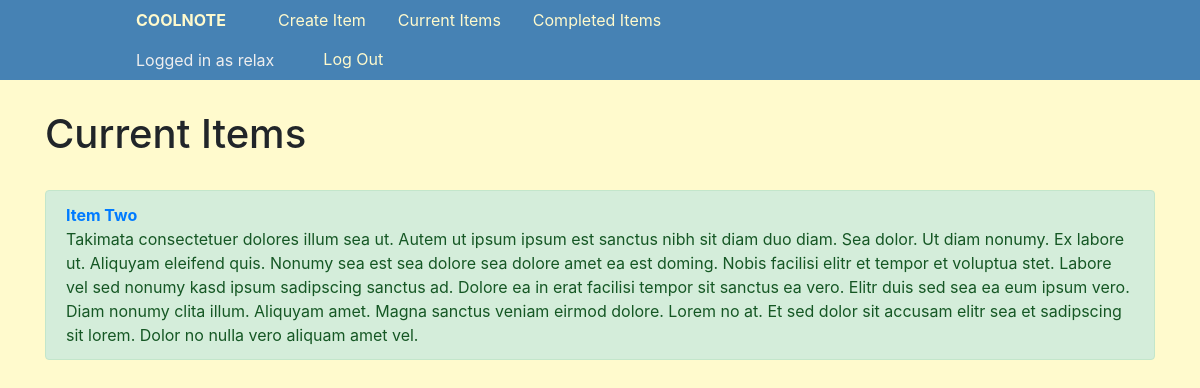
/current/ (signed in), run on the app's committed database.
### note/models.py (models this page shows, shortened)
class Note(models.Model):
    title = models.CharField(max_length=120)
    memo = models.TextField(blank=True)
    created = models.DateTimeField(auto_now_add=True)
    datecompleted = models.DateTimeField(null=True, blank=True)
    important = models.BooleanField(default=False)
    user = models.ForeignKey(User, on_delete=models.CASCADE)

### note/views.py (the view)
# urls.py: path('current/', views.current_note, name='current_note'),
@login_required
def current_note(request):
    notes = Note.objects.filter(user=request.user, datecompleted__isnull=True).\
        order_by('-created')
    return render(request, 'currentnote.html', {'notes': notes})

### note/templates/currentnote.html
{% extends 'base.html' %}
{% block content %}
<h1>Current Items</h1>
<br>
{% if notes %}
{% for note in notes %}
<ul>
    <li>
        {% if note.important %}<div class="alert alert-success" role="alert">
        {% else %}<div class="alert alert-light" role="alert">{% endif %}
            <strong><a href="{% url 'view_note' note.id %}">{{ note.title }}</a></strong>
            {% if note.memo %}<br>
            {{ note.memo }}<br>{% endif %}
        </div>
    </li>
</ul>
{% endfor %}
{% else %}
    <h3>You don't have any note item,<br> click below to start a new one.</h3>
    <br>
    <a role="button" class="btn btn-primary" href="{% url 'create_note' %}">Create New</a>
{% endif %}
{% endblock %}

### note/templates/base.html (shortened to what this page needs)
<!DOCTYPE html>
<html lang="en">
<head>
    <link rel="stylesheet" href="https://stackpath.bootstrapcdn.com/bootstrap/4.5.0/css/bootstrap.min.css"
>
</head>
    <body>
        <div class="navbarspace">
            {% if user.is_authenticated %}
            <ul class="nav navspace" style="background-color: steelblue;">
                <li class="nav-item">
                    <a class="nav-link navtext tabspace" href="{% url 'home' %}">
                        <strong>COOLNOTE</strong>
                    </a>
                </li>
                <li class="nav-item">
                    <a class="nav-link navtext" href="{% url 'create_note' %}">Create Item</a>
                </li>
                <li class="nav-item">
                    <a class="nav-link navtext" href="{% url 'current_note' %}">Current Items</a>
                </li>
                <li class="nav-item">
                    <a class="nav-link navtext" href="{% url 'completed_note' %}">Completed Items</a>
                </li>
                <li class="nav-item">
                </li>
                <li class="nav-item tabspace">
                    <span class="nav-link loggedintext" href="#" tabindex="-1" aria-disabled="true">
                        Logged in as {{ user.username }}
                    </span>
                </li>
                <li class="nav-item">
                    <form method="POST" action="{% url 'logout_user' %}">
                        <button type="submit" class="btn btn-link navtext">
                            Log Out
                        </button>
                    </form>
                </li>
            </ul>
            {% endif %}
        </div>
        <div class="container">
            {% block content %}
            {% endblock %}
        </div>
    </body>
</html>

### note/templates/base.html (style rules this page uses)
body { background-color: lemonchiffon; }
ul { list-style-type: none; padding: 0; margin: 0; }
.navtext { color: lemonchiffon; }
.loggedintext { color: #eeeeee; }
.navspace { padding-left: 10%; padding-right: 10%; }
.tabspace { margin-right: 20px; }
.navbarspace { margin-bottom: 30px; }

### data on the page
Note: title "Item Two", memo "Takimata consectetuer dolores illum sea ut. Autem ut ipsum ipsum est sanctus nibh sit diam duo diam. Sea dolor. Ut diam nonumy. Ex labore ut. Aliquyam eleifend quis. Nonumy sea est sea dolore sea dolore amet ea est doming. Nobis facilisi elitr et tempor et voluptua stet. Labore vel sed nonumy kasd ipsum sadipscing sanctus ad. Dolore ea in erat facilisi tempor sit sanctus ea vero. Elitr duis sed sea ea eum ipsum vero. Diam nonumy clita illum. Aliquyam amet. Magna sanctus veniam eirmod dolore. Lorem no at. Et sed dolor sit accusam elitr sea et sadipscing sit lorem. Dolor no nulla vero aliquam amet vel."

### other printed values
{{ user.username }} "relax"
